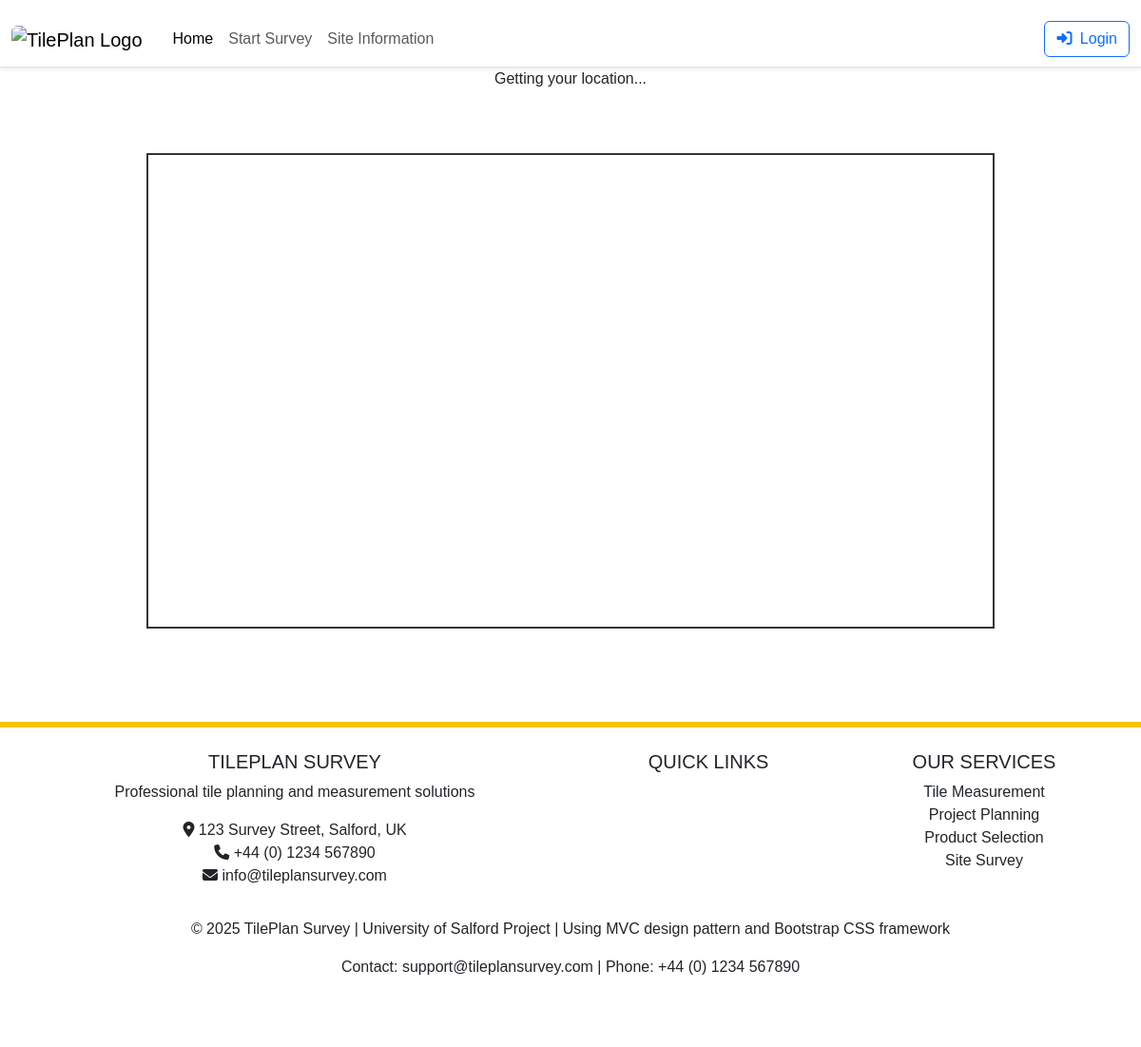
Before: /map.php with the older database file.
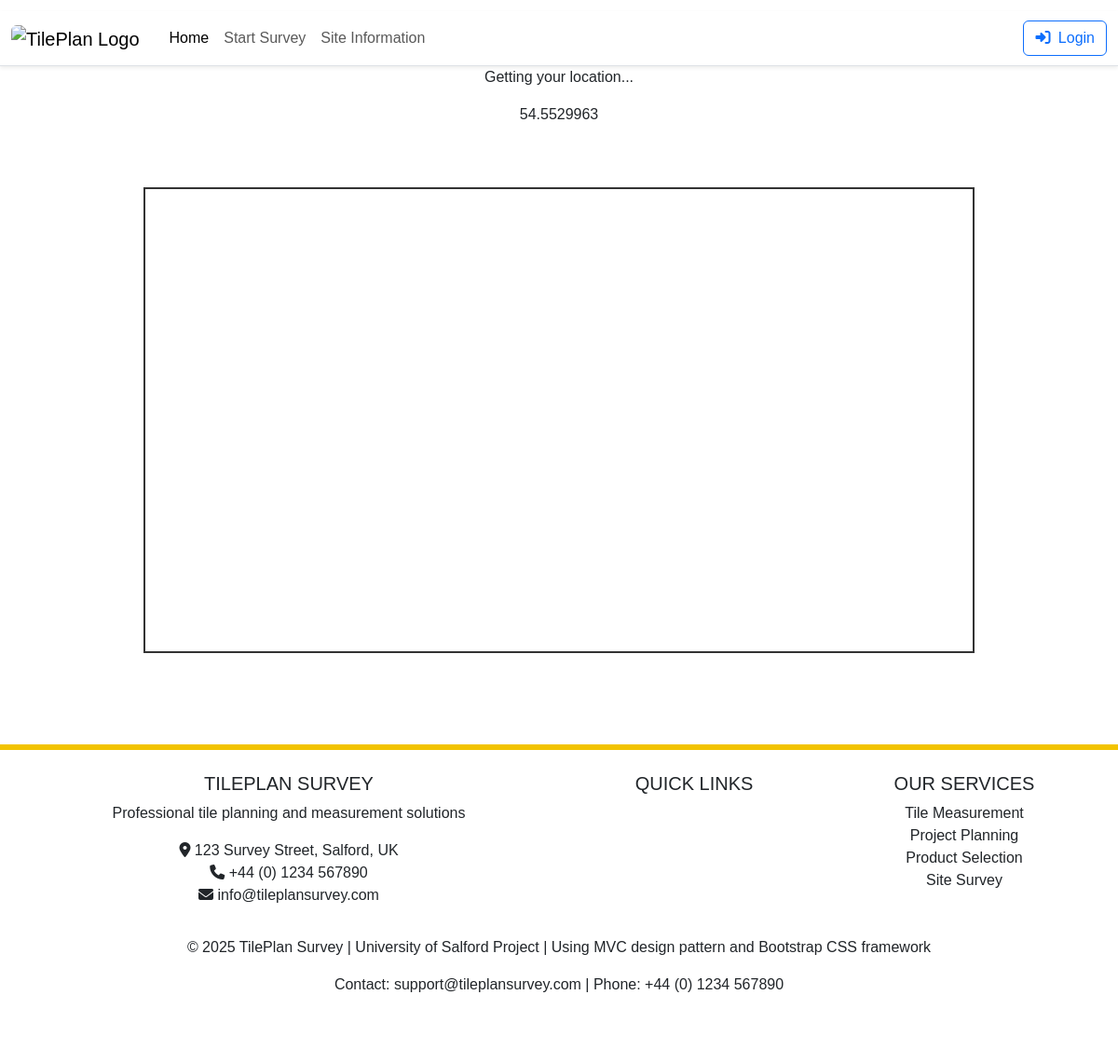
After: the same page with the newer database file.
### tables this page shows
CREATE TABLE staff_profiles (
                                id             INTEGER PRIMARY KEY AUTOINCREMENT,
                                user_id        INTEGER NOT NULL UNIQUE,
                                skills         TEXT,
                                current_status TEXT NOT NULL DEFAULT 'off_duty'
                                    CHECK (current_status IN ('on_shift', 'travelling', 'off_duty')),
                                last_latitude  NUMERIC,
                                last_longitude NUMERIC,
                                last_updated_at TEXT,

                                FOREIGN KEY (user_id) REFERENCES users(id)
);

### map.php (called while the page is built)
<?php
require("Model/StaffDataSet.php");
$view = new StdClass();
$view->Title ="Live Map";
$class = new StaffDataSet();
$view->latitude = $class->getLat();
require_once("Views/map.phtml");

### Model/database.php (called while the page is built, shortened)
<?php
class Database{
    private static $instance=null;
    private $conn;
    private function __construct(){
        $dbPath = realpath(__DIR__.'/../database.sqlite');
        $this->conn = new PDO("sqlite:" . $dbPath);
        $this->conn->setAttribute(PDO::ATTR_ERRMODE, PDO::ERRMODE_EXCEPTION);
    }
    public static function getInstance(){
        if (self::$instance === null){
            self::$instance = new Database();
        }
        return self::$instance;
    }
    public function getConnection():PDO {
        return $this->conn;
    }
}

### Model/StaffDataSet.php (called while the page is built, shortened)
<?php
require_once ("database.php");
class StaffDataSet {
    protected $_dbHandle, $_dbInstance;
    public function __construct(){
        $this->_dbInstance = Database::getInstance();
        $this->_dbHandle = $this->_dbInstance->getConnection();
    }
    public function getLat(int $id = 1): string
    {
        $query = "SELECT last_latitude FROM staff_profiles WHERE id = ?";
        $statement = $this->_dbHandle->prepare($query);
        $statement->execute([1]);
        $latitude = $statement->fetchColumn();
        return $latitude !== false ? (string)$latitude : "";
    }
}
?>

### Views/map.phtml (the view, shortened to what this page needs)
<?php require ("Views/template/header.phtml"); ?>
    <link rel="stylesheet" href="https://unpkg.com/leaflet@1.9.4/dist/leaflet.css" />
    <div class="container">
        <div class="row">
            <div class="col-12 text-center">
                <p id="coordinates">Getting your location...</p>
                <p><?php echo $view->latitude; ?></p>
            </div>
        </div>
        <div class="row">
            <div class="col-12">
                <div id="map"></div>
            </div>
        </div>
    </div>
<?php require ("Views/template/footer.phtml"); ?>

Changed rows visible on the page:
now on this page (row edited): staff_profiles: last_latitude "54.5529963"
